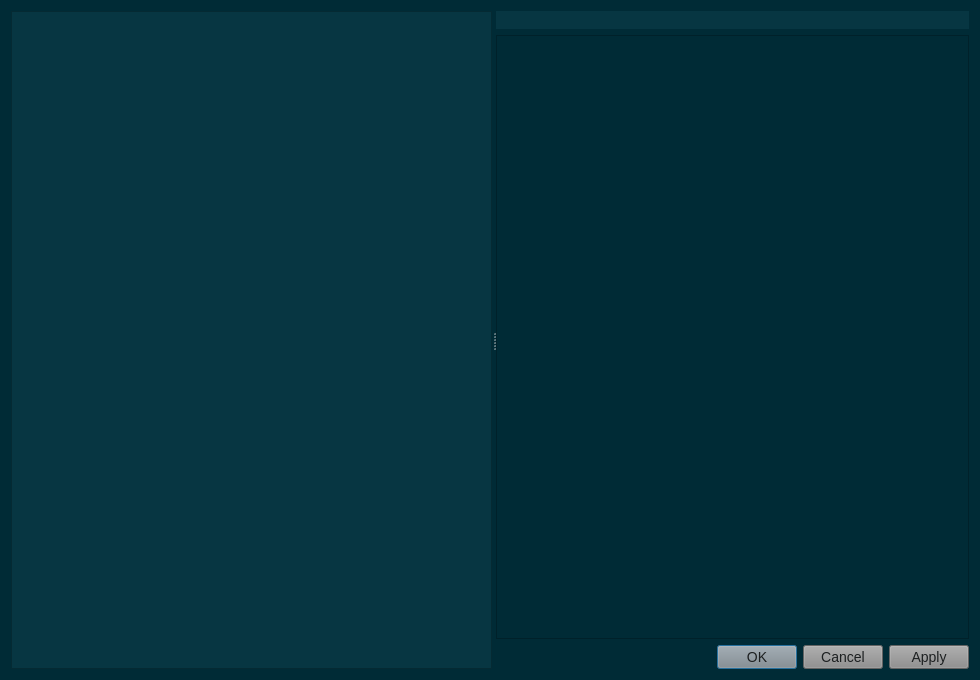
<?xml version="1.0" encoding="UTF-8"?>
<ui version="4.0">
 <class>PreferencesDialog</class>
 <widget class="QDialog" name="PreferencesDialog">
  <property name="geometry">
   <rect>
    <x>0</x>
    <y>0</y>
    <width>980</width>
    <height>680</height>
   </rect>
  </property>
  <property name="windowTitle">
   <string>Preferences</string>
  </property>
  <property name="styleSheet">
   <string notr="true">QWidget{
	background-color: #002b36;
}
QMenuBar::item{
	background-color: #002b36;
}
QDockWidget::title{
	background: #073642;
	padding-left: 5px;
}
QDockWidget, QMenuBar{
    color: #839496;
    font: bold 14px;
}
QTextEdit, QPlainTextEdit, QLineEdit, QSpinBox, QComboBox {
  background-color: #073642;
  font: 13px;
  color: #839496;
}
QTextEdit#uiConsoleTextEdit {
  background-color: #002b36;
  color: #839496;
  font: 13px;
}
QTabWidget {
	font: 14px;
	border-top: 2px;
}
QTabBar::tab {
    background: #073642;
    color: #839496;
    min-width: 8ex;
    padding: 2px;
	border-top-right-radius: 6px;
	border-top-left-radius: 6px;
}
QTabBar::tab:selected {
    background: #8a8a8a;
	color: #1d2021;
}
QGroupBox {
    color: #808080;
    font: 14px;
    padding: 15px;
    border-style: none;
}
QMainWindow::separator {
	background: #073642;
	width: 1px;
	height: 1px;
}
QComboBox {
	selection-background-color: #d75f00;
	selection-color: #1c1c1c;
}

QToolBar{
	background: #073642;
	border: 0px;
}
QPushButton {
	background-color: #8a8a8a;
    color: #1d2021;
	font: 14px;
}
QToolButton {
	background-color: #8a8a8a;
    color: #1d2021;
	font: 14px;
}
QTreeWidget, QListWidget {
	background-color: #002b36;
	color: #839496;
    alternate-background-color: #073642;
	font: 14px;
}
QTreeWidget#uiTreeWidget {
	background-color: #073642;
	color: #839496;
	font: bold 16px;
}
QTreeWidget::item:selected, QTreeWidget::item:hover, QMenu::item:selected,QToolButton::hover,QPushButton::hover,QTabBar::tab:hover {
	background-color: #d75f00;
	color: #1c1c1c;
}
QMenu {
	background-color: #002b36;
    color: #839496;
}
QLabel#uiTitleLabel {
	color: #839496;
	background-color: #073642;
	border: none;
	font: bold 16px;
}
QLabel#uiTitleLabel {
	color: #839496;
	font: bold 16px;
}
QAbstractScrollArea::corner {
    background: #002b36;
}
QScrollBar::handle:horizontal {
    background: #073642;
    min-width: 20px;
}
QScrollBar::handle:vertical {
    background: #073642;
    min-width: 20px;
}
QScrollBar:vertical {
    width: 6px;
}
QScrollBar:horizontal {
    height: 6px;
}
QScrollBar::up-arrow:vertical, QScrollBar::down-arrow:vertical, QScrollBar::down-arrow:horizontal, QScrollBar::up-arrow:horizontal { 
	border: 0px;
    height: 0px; 
    width: 0px; 
}
         
QScrollBar::add-page:horizontal, QScrollBar::sub-page:horizontal, QScrollBar::add-page:vertical, QScrollBar::sub-page:vertical {
  background: none
}
QStatusBar {
	background-color: #073642;
	color: #839496;
}

QRadioButton, QCheckBox {
  color: #839496;
}
QRadioButton::disabled, QCheckBox::disabled {
  color: gray;
}


</string>
  </property>
  <property name="modal">
   <bool>true</bool>
  </property>
  <layout class="QHBoxLayout" name="horizontalLayout">
   <item>
    <widget class="QSplitter" name="splitter">
     <property name="orientation">
      <enum>Qt::Horizontal</enum>
     </property>
     <widget class="QTreeWidget" name="uiTreeWidget">
      <property name="sizePolicy">
       <sizepolicy hsizetype="MinimumExpanding" vsizetype="Expanding">
        <horstretch>0</horstretch>
        <verstretch>0</verstretch>
       </sizepolicy>
      </property>
      <property name="font">
       <font>
        <pointsize>-1</pointsize>
        <weight>75</weight>
        <italic>false</italic>
        <bold>true</bold>
       </font>
      </property>
      <property name="indentation">
       <number>10</number>
      </property>
      <attribute name="headerVisible">
       <bool>false</bool>
      </attribute>
      <column>
       <property name="text">
        <string notr="true">1</string>
       </property>
      </column>
     </widget>
     <widget class="QWidget" name="layoutWidget">
      <layout class="QVBoxLayout" name="vbox">
       <item>
        <widget class="QLabel" name="uiTitleLabel">
         <property name="sizePolicy">
          <sizepolicy hsizetype="Preferred" vsizetype="Maximum">
           <horstretch>1</horstretch>
           <verstretch>0</verstretch>
          </sizepolicy>
         </property>
         <property name="font">
          <font>
           <pointsize>-1</pointsize>
           <weight>75</weight>
           <italic>false</italic>
           <bold>true</bold>
          </font>
         </property>
         <property name="frameShape">
          <enum>QFrame::Box</enum>
         </property>
        </widget>
       </item>
       <item>
        <widget class="QScrollArea" name="scrollArea">
         <property name="widgetResizable">
          <bool>true</bool>
         </property>
         <widget class="QWidget" name="scrollAreaWidgetContents_2">
          <property name="geometry">
           <rect>
            <x>0</x>
            <y>0</y>
            <width>458</width>
            <height>597</height>
           </rect>
          </property>
          <layout class="QVBoxLayout" name="verticalLayout">
           <item>
            <widget class="QStackedWidget" name="uiStackedWidget">
             <property name="sizePolicy">
              <sizepolicy hsizetype="Expanding" vsizetype="MinimumExpanding">
               <horstretch>1</horstretch>
               <verstretch>1</verstretch>
              </sizepolicy>
             </property>
             <widget class="QWidget" name="uiPageWidget"/>
            </widget>
           </item>
          </layout>
         </widget>
        </widget>
       </item>
       <item>
        <widget class="QDialogButtonBox" name="uiButtonBox">
         <property name="orientation">
          <enum>Qt::Horizontal</enum>
         </property>
         <property name="standardButtons">
          <set>QDialogButtonBox::Apply|QDialogButtonBox::Cancel|QDialogButtonBox::Ok</set>
         </property>
         <property name="centerButtons">
          <bool>false</bool>
         </property>
        </widget>
       </item>
      </layout>
     </widget>
    </widget>
   </item>
  </layout>
 </widget>
 <resources>
  <include location="../../resources/resources.qrc"/>
 </resources>
 <connections>
  <connection>
   <sender>uiButtonBox</sender>
   <signal>accepted()</signal>
   <receiver>PreferencesDialog</receiver>
   <slot>accept()</slot>
   <hints>
    <hint type="sourcelabel">
     <x>540</x>
     <y>571</y>
    </hint>
    <hint type="destinationlabel">
     <x>449</x>
     <y>299</y>
    </hint>
   </hints>
  </connection>
  <connection>
   <sender>uiButtonBox</sender>
   <signal>rejected()</signal>
   <receiver>PreferencesDialog</receiver>
   <slot>reject()</slot>
   <hints>
    <hint type="sourcelabel">
     <x>540</x>
     <y>571</y>
    </hint>
    <hint type="destinationlabel">
     <x>449</x>
     <y>299</y>
    </hint>
   </hints>
  </connection>
 </connections>
</ui>
